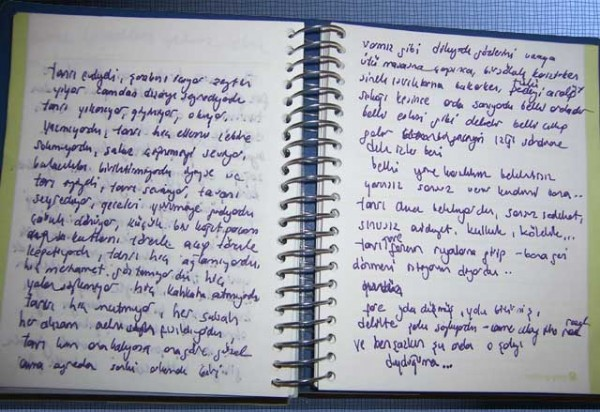
#> input picture 1.jpg, 600 x 412 px
$ python contrast.py
#> lines starting #> are read from the running program, lines starting #| are printed output that depends on the picture; after the words box and inside, x2 and y2 are one past the last pixel; in counts of white or black regions, pixels touching at a corner belong together
import cv2
import matplotlib.pyplot as plt

image = cv2.imread("1.jpg")
#> image is the input picture: shape (412, 600, 3); mean B, G, R 170.3, 160.3, 158
image = cv2.resize(image, (500, 600))
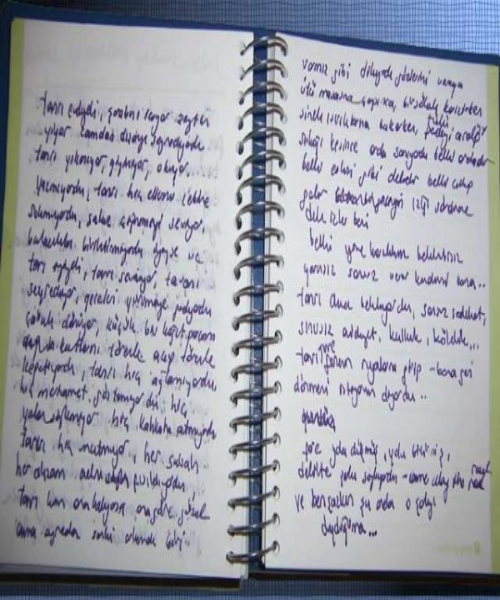
#> image: shape (600, 500, 3); mean B, G, R 170.2, 160.2, 157.8
image_bw = cv2.cvtColor(image, cv2.COLOR_BGR2GRAY)
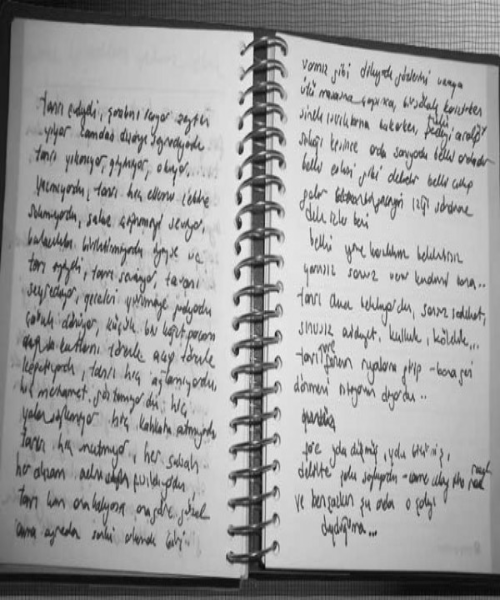
#> image_bw: shape (600, 500); min 5, max 245, mean 160.6
clahe = cv2.createCLAHE(clipLimit=5)
final_img = clahe.apply(image_bw) + 30
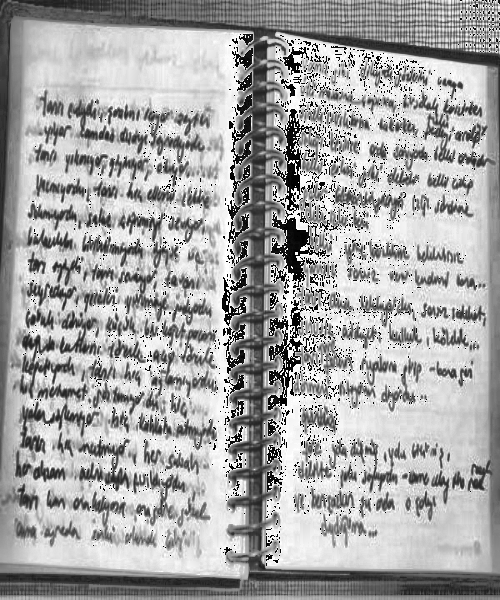
#> final_img: shape (600, 500); min 0, max 255, mean 166.2
_, ordinary_img = cv2.threshold(image_bw, 155, 255, cv2.THRESH_BINARY)
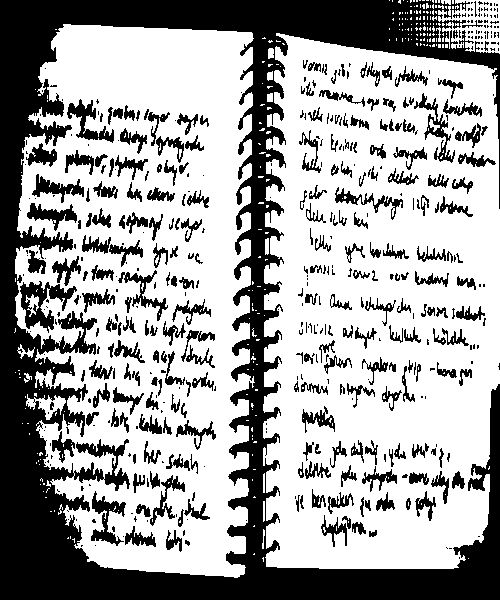
#> ordinary_img: shape (600, 500); 64.2% white; 496 black regions (256 under 20 px), largest, box (x1, y1, x2, y2) and area: (0, 0, 500, 600) 75301, (20, 281, 77, 333) 1194, (91, 491, 126, 546) 717
plt.figure(figsize=(8, 8))
plt.subplot(2, 2, 1), plt.imshow(image, cmap='gray')
plt.title('Orjinal Resim'), plt.xticks([]), plt.yticks([])
plt.subplot(2, 2, 3), plt.imshow(final_img, cmap='gray')
plt.title('CLAHE image'), plt.xticks([]), plt.yticks([])

plt.show()
#> figure, not shown here; B, G, R data is drawn as R, G, B

$ run again, with 2.jpg copied over 1.jpg
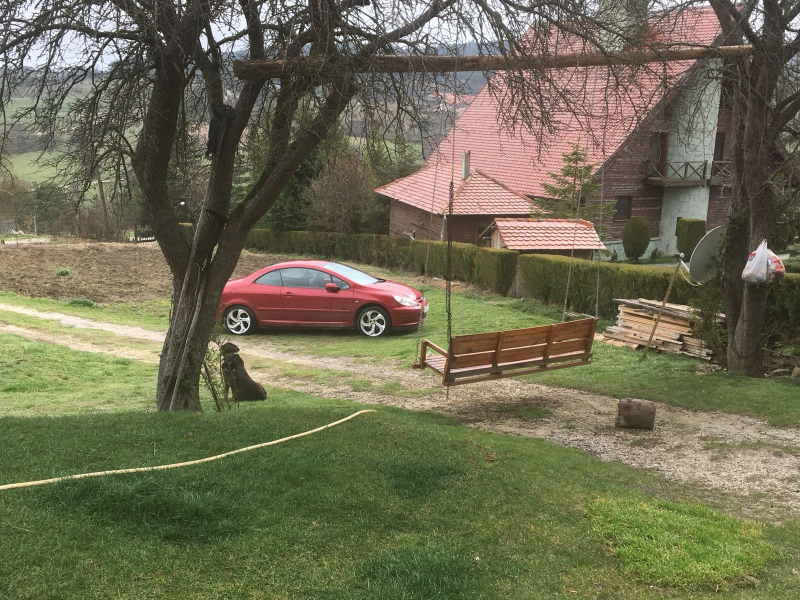
#> input picture 2.jpg, 1600 x 1200 px (shown at 1/2 size)
#> image is the input picture: shape (1200, 1600, 3); mean B, G, R 82.5, 109, 111
#> image: shape (600, 500, 3)
#> `final_img = clahe.apply(image_bw) + 30`:
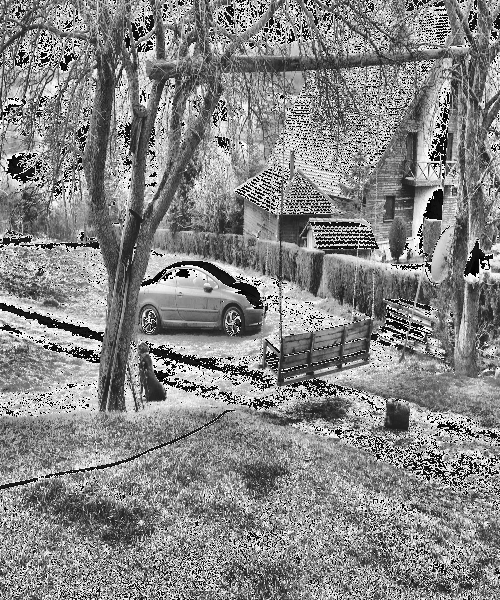
#> final_img: shape (600, 500); min 0, max 255, mean 133.5
#> `_, ordinary_img = cv2.threshold(image_bw, 155, 255, cv2.THRESH_BINARY)`:
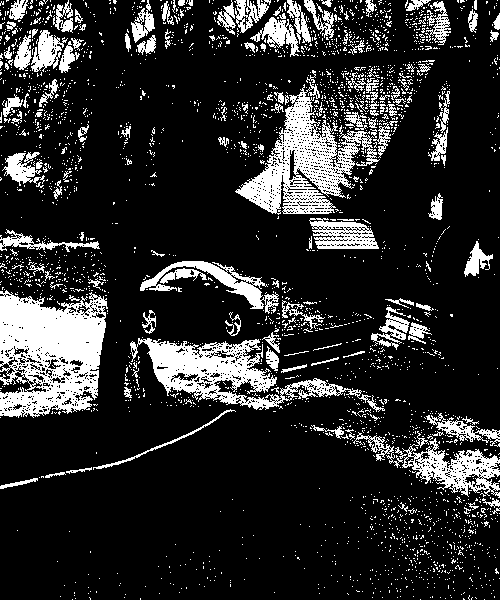
#> ordinary_img: shape (600, 500); 17.1% white; 2793 white regions (2644 under 20 px), largest, box (x1, y1, x2, y2) and area: (0, 290, 108, 418) 9408, (235, 82, 380, 215) 6761, (130, 338, 385, 412) 5811
